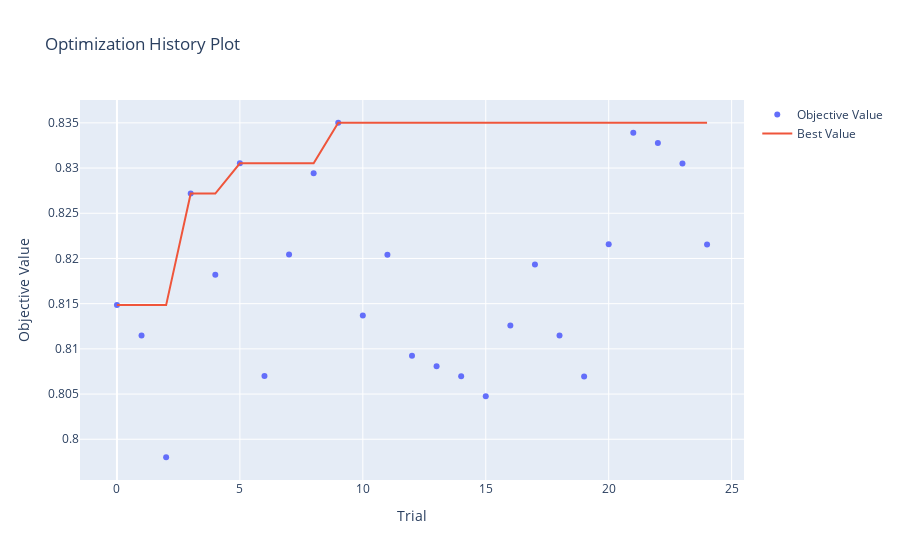
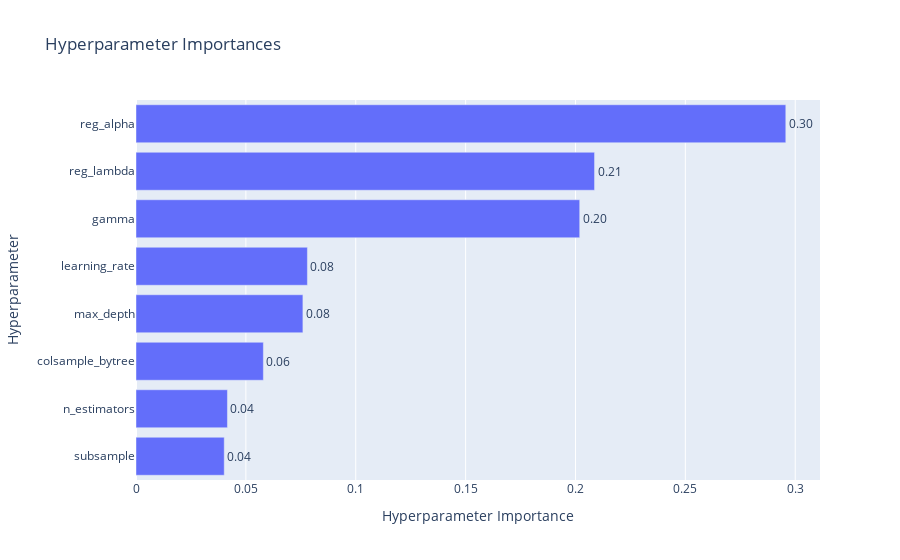

The cell these charts' notebook holds for them, in order:
### Code cell
#Let's try HyperparamOptimization with Optuna
import optuna
from sklearn.model_selection import cross_val_score

# Define the objective function
def objective(trial):
    n_estimators = trial.suggest_int('n_estimators', 100, 1000, step=50)
    max_depth = trial.suggest_int('max_depth', 3, 10)
    learning_rate = trial.suggest_float('learning_rate', 0.01, 0.3)
    subsample = trial.suggest_float('subsample', 0.5, 1.0)
    colsample_bytree = trial.suggest_float('colsample_bytree', 0.5, 1.0)
    gamma = trial.suggest_float('gamma', 0, 5)
    reg_alpha = trial.suggest_float('reg_alpha', 0, 10)
    reg_lambda = trial.suggest_float('reg_lambda', 0, 10)

    clf = XGBClassifier(
        n_estimators=n_estimators,
        max_depth=max_depth,
        learning_rate=learning_rate,
        subsample=subsample,
        colsample_bytree=colsample_bytree,
        gamma=gamma,
        reg_alpha=reg_alpha,
        reg_lambda=reg_lambda,
        eval_metric = 'logloss')
    return cross_val_score(clf, X, y, cv=5).mean()

# Run the optimization
study = optuna.create_study(direction='maximize')
study.optimize(objective, n_trials=25)

print("Best parameters:", study.best_params)
print("Best accuracy:", study.best_value)

# Visualization
optuna.visualization.plot_optimization_history(study).show()
optuna.visualization.plot_param_importances(study).show()

### Figure 1 — Plotly figure (JSON) as saved in the notebook; plotly's stock layout.template omitted (floating-point values rounded to 4 significant figures)
{"data": [{"mode": "markers", "name": "Objective Value", "type": "scatter", "x": [0, 1, 2, 3, 4, 5, 6, 7, 8, 9, 10, 11, 12, 13, 14, 15, 16, 17, 18, 19, 20, 21, 22, 23, 24], "y": [0.8148, 0.8115, 0.798, 0.8272, 0.8182, 0.8305, 0.807, 0.8204, 0.8294, 0.835, 0.8137, 0.8204, 0.8092, 0.8081, 0.807, 0.8047, 0.8126, 0.8193, 0.8115, 0.807, 0.8216, 0.8339, 0.8328, 0.8305, 0.8216]}, {"mode": "lines", "name": "Best Value", "type": "scatter", "x": [0, 1, 2, 3, 4, 5, 6, 7, 8, 9, 10, 11, 12, 13, 14, 15, 16, 17, 18, 19, 20, 21, 22, 23, 24], "y": [0.8148, 0.8148, 0.8148, 0.8272, 0.8272, 0.8305, 0.8305, 0.8305, 0.8305, 0.835, 0.835, 0.835, 0.835, 0.835, 0.835, 0.835, 0.835, 0.835, 0.835, 0.835, 0.835, 0.835, 0.835, 0.835, 0.835]}, {"marker": {"color": "#cccccc"}, "mode": "markers", "name": "Infeasible Trial", "showlegend": false, "type": "scatter", "x": [], "y": []}], "layout": {"title": {"text": "Optimization History Plot"}, "xaxis": {"title": {"text": "Trial"}}, "yaxis": {"title": {"text": "Objective Value"}}}}

### Figure 2 — Plotly figure (JSON) as saved in the notebook; plotly's stock layout.template omitted (floating-point values rounded to 4 significant figures)
{"data": [{"cliponaxis": false, "hovertemplate": ["subsample (FloatDistribution): 0.04015818091966664<extra></extra>", "n_estimators (IntDistribution): 0.0416106951817992<extra></extra>", "colsample_bytree (FloatDistribution): 0.057962171582731536<extra></extra>", "max_depth (IntDistribution): 0.07595105928783631<extra></extra>", "learning_rate (FloatDistribution): 0.0780012402990574<extra></extra>", "gamma (FloatDistribution): 0.2019269286677698<extra></extra>", "reg_lambda (FloatDistribution): 0.20867779714946397<extra></extra>", "reg_alpha (FloatDistribution): 0.2957119269116752<extra></extra>"], "name": "Objective Value", "orientation": "h", "text": ["0.04", "0.04", "0.06", "0.08", "0.08", "0.20", "0.21", "0.30"], "textposition": "outside", "type": "bar", "x": [0.04016, 0.04161, 0.05796, 0.07595, 0.078, 0.2019, 0.2087, 0.2957], "y": ["subsample", "n_estimators", "colsample_bytree", "max_depth", "learning_rate", "gamma", "reg_lambda", "reg_alpha"]}], "layout": {"title": {"text": "Hyperparameter Importances"}, "xaxis": {"title": {"text": "Hyperparameter Importance"}}, "yaxis": {"title": {"text": "Hyperparameter"}}}}
